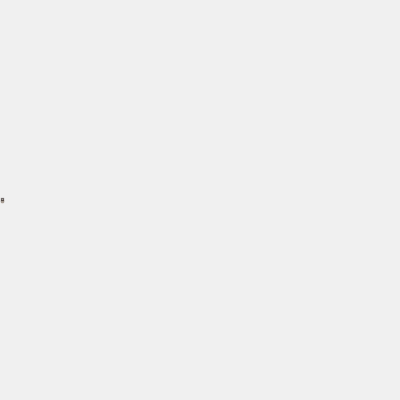
Frame 1 (no input)
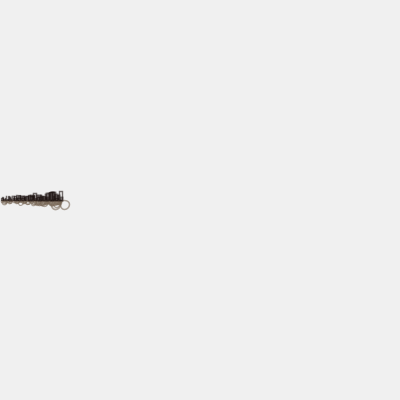
Frame 60 (the mouse pressed at the canvas centre just before this capture)
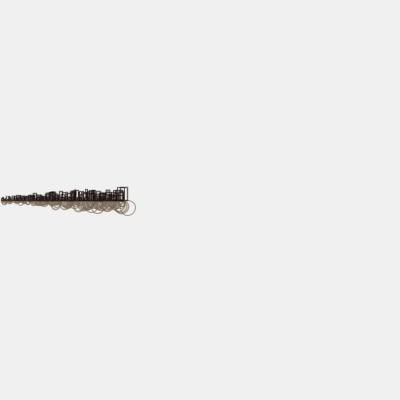
Frame 120 (the mouse held since frame 60 and released just before this capture)

The Processing sketch that drew these frames (run headless with seeded random() and noise(); from frame 60 on, the mouse is pressed at the canvas centre):

// Processing sketch: processing_77055
// ── processing_77055.pde

float angle = 0.0;
float noiseval;
float scalar = 0.5;
float xpos;

void setup() {
  size(400, 400);
  background(240, 240, 240);
  noiseval=0;
}

void draw() {

  noiseval+=0.9;
  xpos++;

  stroke(120, 103, 87, 150);
  strokeWeight(random(1, 2));
  noFill();
  ellipseMode(CORNER);
  ellipse(xpos, 200, noise(noiseval)*12*scalar, noise(noiseval)*12*scalar);

  stroke(26, 15, 13, 150);
  strokeWeight(random(1, 2));
  noFill();
  rect(xpos, 200, random(1, 5)*scalar, random(1, 8)*-scalar);

  if (xpos > width) {
    xpos = -20;
  }

  scalar += 0.01;
}
